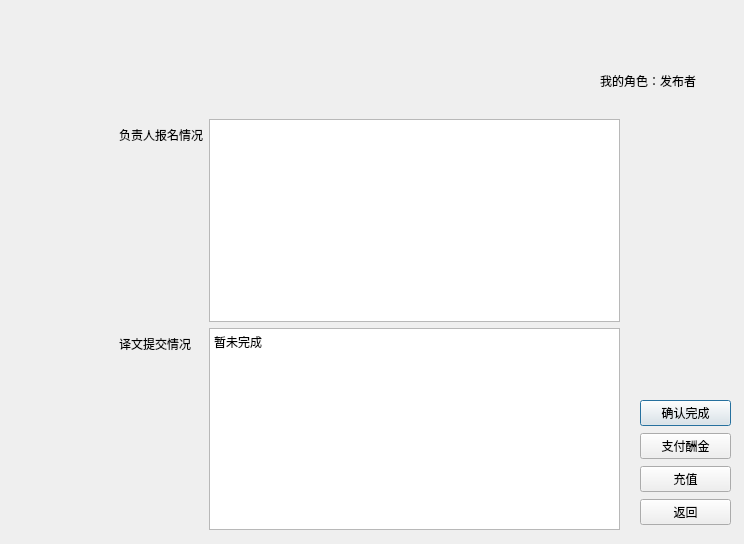
<?xml version="1.0" encoding="UTF-8"?>
<ui version="4.0">
 <class>PubDlg</class>
 <widget class="QDialog" name="PubDlg">
  <property name="geometry">
   <rect>
    <x>0</x>
    <y>0</y>
    <width>744</width>
    <height>544</height>
   </rect>
  </property>
  <property name="windowTitle">
   <string>Dialog</string>
  </property>
  <widget class="QLabel" name="labFront">
   <property name="geometry">
    <rect>
     <x>160</x>
     <y>20</y>
     <width>421</width>
     <height>71</height>
    </rect>
   </property>
   <property name="font">
    <font>
     <pointsize>25</pointsize>
    </font>
   </property>
   <property name="text">
    <string/>
   </property>
   <property name="alignment">
    <set>Qt::AlignCenter</set>
   </property>
  </widget>
  <widget class="QLabel" name="labMyRole">
   <property name="geometry">
    <rect>
     <x>600</x>
     <y>70</y>
     <width>101</width>
     <height>21</height>
    </rect>
   </property>
   <property name="text">
    <string>我的角色：发布者</string>
   </property>
  </widget>
  <widget class="QWidget" name="formLayoutWidget">
   <property name="geometry">
    <rect>
     <x>119</x>
     <y>119</y>
     <width>501</width>
     <height>411</height>
    </rect>
   </property>
   <layout class="QFormLayout" name="formLayout">
    <item row="0" column="0">
     <widget class="QLabel" name="labPncp">
      <property name="text">
       <string>负责人报名情况</string>
      </property>
     </widget>
    </item>
    <item row="0" column="1">
     <widget class="QTableView" name="tableView"/>
    </item>
    <item row="1" column="0">
     <widget class="QLabel" name="labTrans">
      <property name="text">
       <string>译文提交情况</string>
      </property>
     </widget>
    </item>
    <item row="1" column="1">
     <widget class="QPlainTextEdit" name="plainTextEditTrans">
      <property name="readOnly">
       <bool>true</bool>
      </property>
      <property name="plainText">
       <string>暂未完成</string>
      </property>
     </widget>
    </item>
   </layout>
  </widget>
  <widget class="QWidget" name="verticalLayoutWidget">
   <property name="geometry">
    <rect>
     <x>640</x>
     <y>399</y>
     <width>91</width>
     <height>131</height>
    </rect>
   </property>
   <layout class="QVBoxLayout" name="verticalLayout">
    <item>
     <widget class="QPushButton" name="confirmBtn">
      <property name="text">
       <string>确认完成</string>
      </property>
     </widget>
    </item>
    <item>
     <widget class="QPushButton" name="payBtn">
      <property name="text">
       <string>支付酬金</string>
      </property>
     </widget>
    </item>
    <item>
     <widget class="QPushButton" name="depositBtn">
      <property name="text">
       <string>充值</string>
      </property>
     </widget>
    </item>
    <item>
     <widget class="QPushButton" name="quitBtn">
      <property name="text">
       <string>返回</string>
      </property>
     </widget>
    </item>
   </layout>
  </widget>
 </widget>
 <resources/>
 <connections>
  <connection>
   <sender>quitBtn</sender>
   <signal>clicked()</signal>
   <receiver>PubDlg</receiver>
   <slot>close()</slot>
   <hints>
    <hint type="sourcelabel">
     <x>683</x>
     <y>497</y>
    </hint>
    <hint type="destinationlabel">
     <x>605</x>
     <y>536</y>
    </hint>
   </hints>
  </connection>
 </connections>
</ui>
